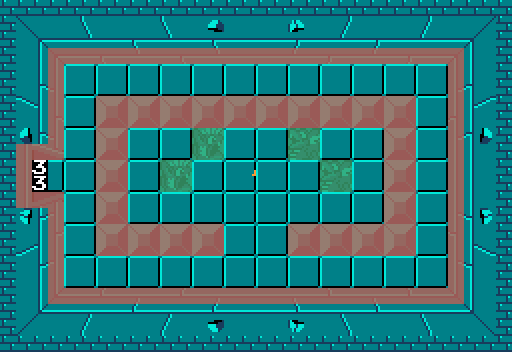

This game map was drawn from its Tiled (.tmx) file and the tilesets committed beside it. A one-line description and the trimmed map source follow:
An orthogonal 32x22 tile map with 16x16 px tiles, 4 tile layers (Floor, Limits, Warps, Items), 4 tilesets.

<map version="1.10" tiledversion="1.10.2" orientation="orthogonal" renderorder="right-down" width="32" height="22" tilewidth="16" tileheight="16" infinite="0" nextlayerid="5" nextobjectid="1">
 <tileset firstgid="1" source="../graphics/levels/dungeon_terrain.tsx" />
 <tileset firstgid="705" source="../graphics/obstacles/obstacles.tsx" />
 <tileset firstgid="749" source="../graphics/items/items.tsx" />
 <tileset firstgid="821" source="../graphics/font/font.tsx" />
 <layer id="1" name="Floor" width="32" height="22">
  <data>[704 cells, 704 non-empty, 326 distinct tile ids]</data>
 </layer>
 <layer id="2" name="Limits" width="32" height="22" opacity="0.8">
  <data>[704 cells, 196 non-empty, 2 distinct tile ids]</data>
 </layer>
 <layer id="4" name="Warps" width="32" height="22">
  <data>[704 cells, 2 non-empty, 1 distinct tile ids]</data>
 </layer>
 <layer id="3" name="Items" width="32" height="22">
  <data>[704 cells, 1 non-empty, 1 distinct tile ids]</data>
 </layer>
</map>
